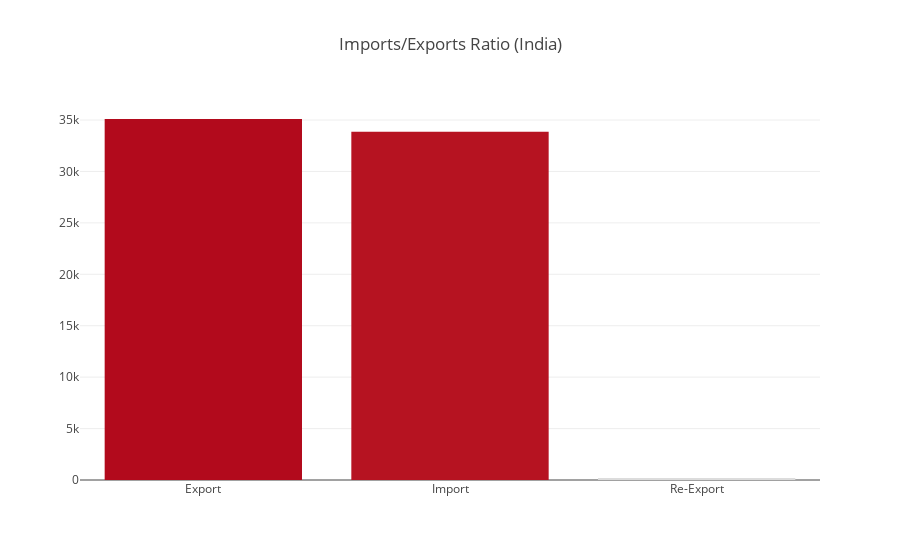

Write notebook code for a chart like this one.
### Markdown cell above
### It will be interesting to see if India exports or imports more!

### Code cell
cnt_srs = df_india['flow'].value_counts()

trace = go.Bar(
    x=cnt_srs.index,
    y=cnt_srs.values,
    marker=dict(
        color=cnt_srs.values
    ),
)

layout = go.Layout(
    title='Imports/Exports Ratio (India)'
)

data = [trace]
fig = go.Figure(data=data, layout=layout)
offline.iplot(fig, filename="Ratio")

### Figure 1 — Plotly figure (JSON) as saved in the notebook; plotly's stock layout.template omitted (floating-point values rounded to 4 significant figures)
{"data": [{"marker": {"color": [35101, 33866, 205]}, "type": "bar", "uid": "e8a5ac5c-9b85-11e8-8d29-cc35ee620b82", "x": ["Export", "Import", "Re-Export"], "y": [35101, 33866, 205]}], "layout": {"title": "Imports/Exports Ratio (India)"}}
